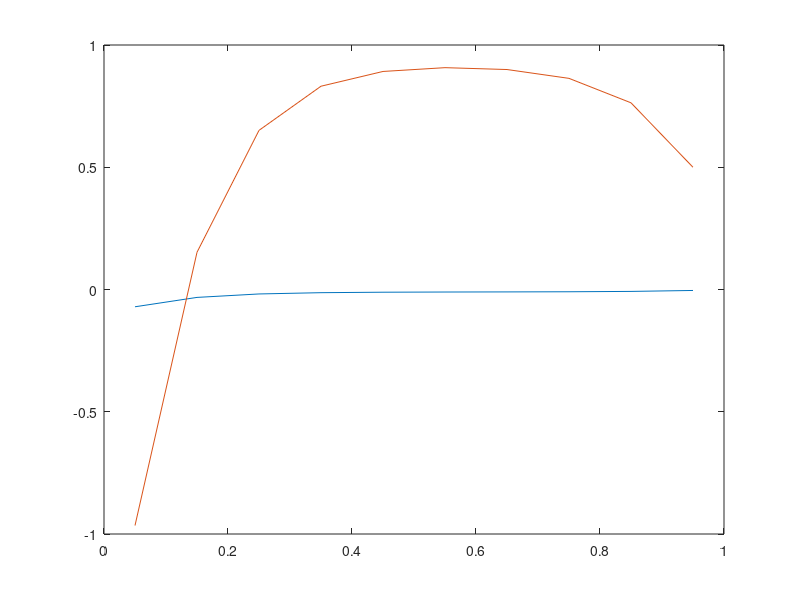

MATLAB code for this plot:
%%Boundary Conditions and givens
n=10; %increase for grid convergence
L=1;
k=10;
lambda=(k^2);
U0=1;
v=1;
h=L/n;
a=ones(n+2,1);                          %superdiagonal
b=-(2+lambda*(h^2))*ones(n+2,1);        %diagonal
c=ones(n+2,1);                          %subdiagonal
d=zeros(n+2,1);
b(1)=1;     
c(1)=1;     
a(n+2)=1;   
b(n+2)=1;
d(1)=2*U0;

c1=zeros(n+2,1);
d1=zeros(n+2,1);
d1(1)=d(1)/b(1);
c1(1)=c(1)/b(1);

for i=2:n+2
c1(i)=c(i)/(b(i)-a(i)*c1(i-1));
d1(i)=(d(i)-a(i)*d1(i-1))/(b(i)-a(i)*c1(i-1));
end
%back substitution
u=zeros(n+2,1);
u(n+2)=d1(n+2);
for i=n+1:-1:1
    u(i)=d1(i)-c1(i)*u(i+1);
end
%%Graphing
x=h/2:h:(L-h/2);
ut=(((sinh(k*(L-x))+sinh(k*x))/sinh(k*L))-1)*(1/(k^2))+U0*(sinh(k*(L-x))/sinh(k*L));
%%plot(x,ut,x,u(2:n+1))
%%title('Case One, N=20, k=100')
%%xlabel('x')
%%ylabel('u')
%%legend('Theoretical Temperature','Actual Temperature')

%%Part 2
h=L/n;
U0=1
a=ones(n+2,1);
b=-(2+lambda*(h^2))*ones(n+2,1);
c=ones(n+2,1);
d=zeros(n+2,1);
b(1)=1;
a(n+2)=1;
c(1)=1
b(n+2)=1
d(1)=-v*h^2;
%%Forward elimination
d1=zeros(n+2,1);
c1=zeros(n+2,1);
d1(1)=d(1)/b(1);
c1(1)=c(1)/b(1);
for i=2:n+2
    c1(i)=c(i)/(b(i)-a(i)*c1(i-1));
    d1(i)=(d(i)-a(i)*d1(i-1))/b(i)-a(i)*c1(i-1);
end
%Back Substitiution
u=zeros(n+2,1);
u(n+2)=d1(n+2);
for i=n+1:-1:1
    u(i)=d1(i)-c1(i)*u(i+1);
end
ut2=((cosh(k*x)/cosh(k*L))-1)*(1/(k^2))-(v/k)*(sinh(k*(L-x))/cosh(k*L));
plot(x,ut2,x,u(2:n+1))
